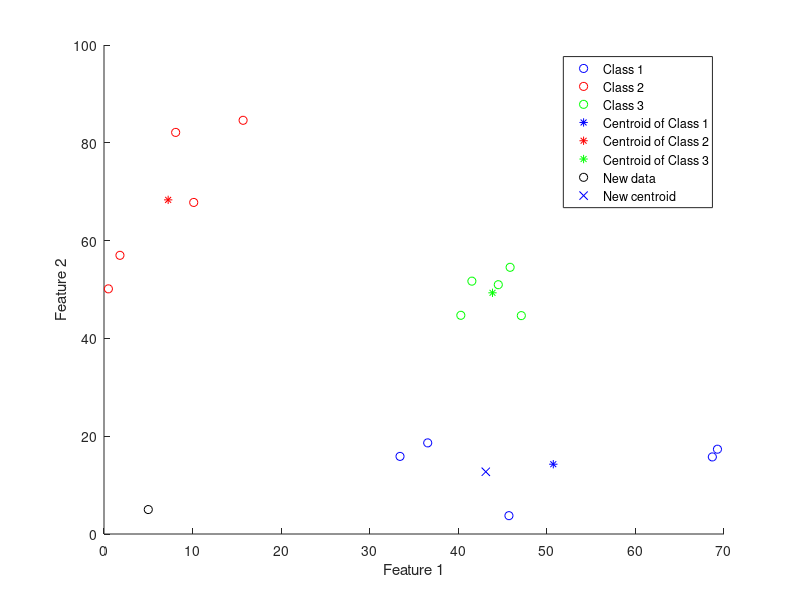

Source code (MATLAB):
%% CLASSIFICATION WITH CENTROIDS
%Biological Signal Processing
%Gonzalez Espinosa Yslen Anahi
clc, clear all, close all
%% PLOTTING POINT FOR EACH CLASS
n=input('Number of data for each class: ');
% n random elements for class 1
x1=30+60*rand(n,1);
y1=20*rand(n,1);
% n random elements for class 2
x2=20*rand(n,1);
y2=30+60*rand(n,1);
% n random elements for class 3
x3=40+10*rand(n,1);
y3=30+60*rand(n,1);
% Plot of the random elements
hold on
plot(x1,y1,'ob')
plot(x2,y2,'or')
plot(x3,y3,'og')
xlabel('Feature 1')
ylabel('Feature 2')
legend('Class 1', 'Class 2', 'Class 3')
%% OBTAINING CENTROIDS 
% For class 1
cx1=sum(x1)/n;
cy1=sum(y1)/n;
plot(cx1,cy1,'*b')
% For class 2
cx2=sum(x2)/n;
cy2=sum(y2)/n;
plot(cx2, cy2,'*r')
% For class 3
cx3=sum(x3)/n;
cy3=sum(y3)/n;
plot(cx3,cy3,'*g')
legend('Class 1', 'Class 2', 'Class 3','Centroid of Class 1', 'Centroid of Class 2', 'Centroid of Class 3')
%% CLASSIFICATION
% Entering a new value
xn=input('X value for the new data: ');
yn=input('Y value for the new data: ');
plot(xn,yn,'ok')
% Obtaining the distance between centroids of each class and the new data
dc1=sqrt((xn-cx1)^2+(yn-cy1)^2);
dc2=sqrt((xn-cx2)^2+(yn-cy2)^2);
dc3=sqrt((xn-cx3)^2+(yn-cy3)^2);
% Obtaining the minimum distance
dm=[dc1,dc2,dc3];
class=min(dm);
%% RESULTS & NETWORK LEARNING
if class==dc1
    disp('The new data is in Class 1')
    x1(end+1)=xn;
    y1(end+1)=yn;
    % New Centroid
    cx1=sum(x1)/(n+1);
    cy1=sum(y1)/(n+1);
    plot(cx1,cy1,'xb')
elseif class == dc2
    disp('The new data is in Class 2')
    x2(end+1)=xn;
    y2(end+1)=yn;
    % New Centroid
    cx2=sum(x2)/(n+1);
    cy2=sum(y2)/(n+1);
    plot(cx2,cy2,'xr')   
elseif class==dc3
    disp('The new data is in Class 3')
    x3(end+1)=xn;
    y3(end+1)=yn;
    % New Centroid
    cx3=sum(x3)/(n+1);
    cy3=sum(y3)/(n+1);
    plot(cx3,cy3,'xg')
end
legend('Class 1', 'Class 2', 'Class 3','Centroid of Class 1', 'Centroid of Class 2', 'Centroid of Class 3','New data','New centroid')